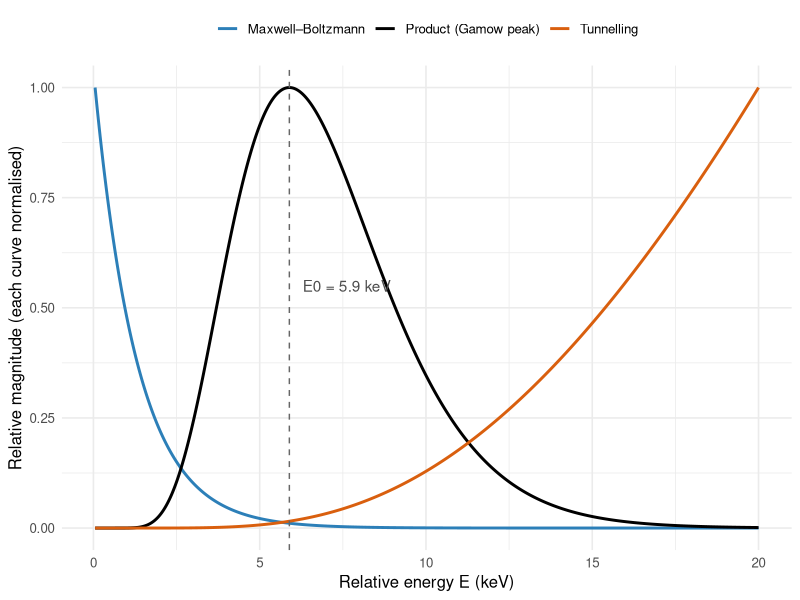
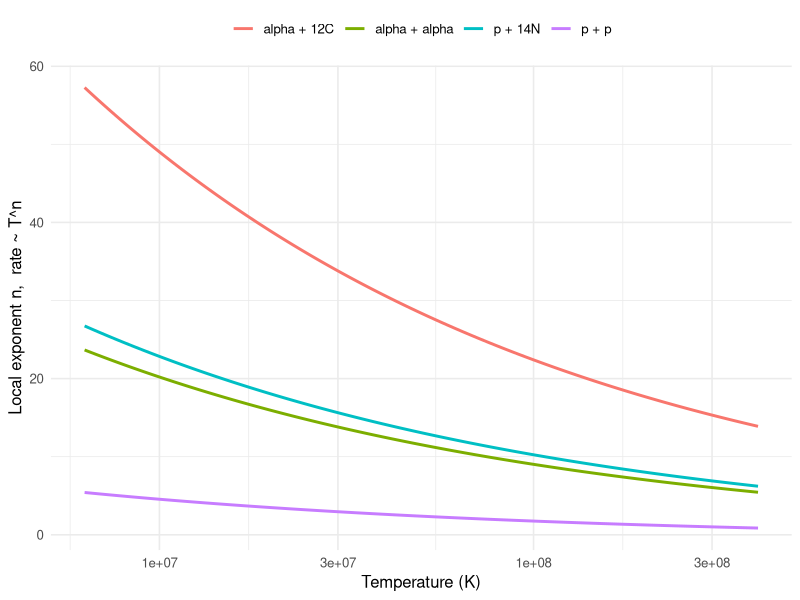
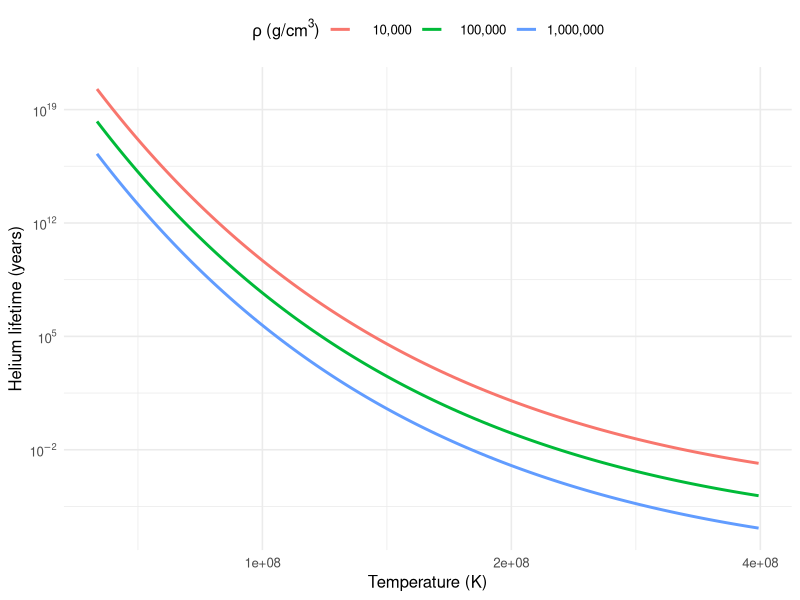
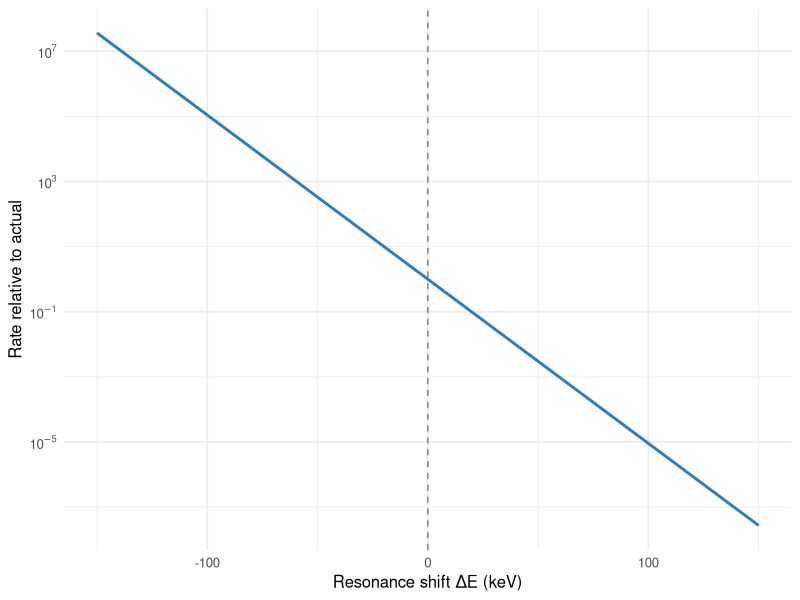

The R script that drew these images, in order:
## ---- chunk 1
#| label: setup
#| include: false
library(ggplot2)
library(dplyr)
theme_set(theme_minimal(base_size = 12))

# Constants (SI unless noted)
alpha_fs <- 1 / 137.036
amu_MeV  <- 931.494          # atomic mass unit, MeV/c^2
kB_MeV   <- 8.617333e-11     # Boltzmann constant, MeV/K
kT_keV   <- function(T) kB_MeV * T * 1e3

# Gamow energy (keV) for charges Z1, Z2 and mass numbers A1, A2
gamow_energy <- function(Z1, Z2, A1, A2) {
  mr <- amu_MeV * A1 * A2 / (A1 + A2)
  2 * mr * (pi * alpha_fs * Z1 * Z2)^2 * 1e3
}
## ---- chunk 2
#| label: gamow-energies
reactions <- tribble(
  ~reaction,        ~Z1, ~Z2, ~A1, ~A2, ~T,
  "p + p",            1,   1,   1,   1, 1.5e7,
  "p + 14N",          1,   7,   1,  14, 2.0e7,
  "alpha + alpha",    2,   2,   4,   4, 1.0e8,
  "alpha + 12C",      2,   6,   4,  12, 2.0e8
) |>
  mutate(E_G_keV = gamow_energy(Z1, Z2, A1, A2))
reactions |> mutate(E_G_keV = round(E_G_keV), kT_keV = round(kT_keV(T), 2)) |>
  select(reaction, T, kT_keV, E_G_keV)
## ---- chunk 3
#| label: fig-gamow-peak
#| fig-cap: "Maxwell–Boltzmann tail (blue), tunnelling probability (orange) and their product, the Gamow peak (black), for p + p at the Sun's core temperature. Each curve is normalised to its own maximum so that all three share one axis."
#| fig-height: 4.5
T_sun <- 1.5e7
EG_pp <- gamow_energy(1, 1, 1, 1)
kT <- kT_keV(T_sun)
E <- seq(0.05, 20, length.out = 800)
mb  <- exp(-E / kT)
tun <- exp(-sqrt(EG_pp / E))
prod <- mb * tun
E0 <- (EG_pp * kT^2 / 4)^(1/3)

df <- tibble(
  E = E,
  `Maxwell–Boltzmann` = mb / max(mb),
  `Tunnelling` = tun / max(tun),
  `Product (Gamow peak)` = prod / max(prod)
) |> tidyr::pivot_longer(-E, names_to = "factor", values_to = "value")

ggplot(df, aes(E, value, colour = factor)) +
  geom_line(linewidth = 1) +
  geom_vline(xintercept = E0, linetype = "dashed", colour = "grey40") +
  annotate("text", x = E0 + 0.4, y = 0.55, label = sprintf("E0 = %.1f keV", E0),
           hjust = 0, colour = "grey30") +
  scale_colour_manual(values = c("#2c7fb8", "black", "#d95f0e")) +
  labs(x = "Relative energy E (keV)", y = "Relative magnitude (each curve normalised)",
       colour = NULL) +
  theme(legend.position = "top")
## ---- chunk 4
#| label: exponents
reactions |>
  mutate(
    tau = 3 * (E_G_keV / (4 * kT_keV(T)))^(1/3),
    n   = (tau - 2) / 3
  ) |>
  transmute(reaction, T, E_G_keV = round(E_G_keV), tau = round(tau, 1), n = round(n, 1))
## ---- chunk 5
#| label: fig-exponent-vs-T
#| fig-cap: "Local temperature exponent n of the non-resonant charged-particle reaction rate, for four reactions. Higher barrier means a steeper dependence."
#| fig-height: 4
grid <- expand.grid(T = 10^seq(6.8, 8.6, length.out = 200), i = seq_len(nrow(reactions))) |>
  mutate(
    reaction = reactions$reaction[i],
    EG = reactions$E_G_keV[i],
    n = (3 * (EG / (4 * kT_keV(T)))^(1/3) - 2) / 3
  )

ggplot(grid, aes(T, n, colour = reaction)) +
  geom_line(linewidth = 1) +
  scale_x_log10(breaks = c(1e7, 3e7, 1e8, 3e8), labels = scales::label_scientific(digits = 1)) +
  labs(x = "Temperature (K)", y = "Local exponent n,  rate ~ T^n", colour = NULL) +
  theme(legend.position = "top")
## ---- chunk 6
#| label: q-value
m_H1  <- 1.007825
m_He4 <- 4.002603
Q_MeV    <- (4 * m_H1 - m_He4) * amu_MeV
frac     <- (4 * m_H1 - m_He4) / (4 * m_H1)

# Sun: how long could hydrogen burning last?
L_sun <- 3.828e26; M_sun <- 1.989e30; c_ms <- 2.998e8; yr <- 3.156e7
t_ms <- 0.1 * frac * M_sun * c_ms^2 / L_sun / yr    # ~10% of mass burns on the main sequence
c(Q_MeV = Q_MeV, mass_fraction_released = frac, main_sequence_years = t_ms)
## ---- chunk 7
#| label: triple-alpha
hbar  <- 1.054572e-34      # J s
kB    <- 1.380649e-23      # J/K
M_a   <- 4.001506 * 1.66054e-27   # kg
eV    <- 1.602177e-19
N_A   <- 6.02214e23
Q_J   <- 379.5e3 * eV      # resonance energy above 3-alpha threshold
Gam_J <- 3.7e-3 * eV       # effective width ~ radiative width

# rate per unit volume (m^-3 s^-1); rho in g/cm^3, pure helium
r3a <- function(T, rho) {
  n_a <- (rho * 1e3 / 4.0026e-3) * N_A            # alphas per m^3 (rho in kg/m^3 / molar mass)
  thermal <- 2 * pi * hbar^2 / (M_a * kB * T)
  3^1.5 * n_a^3 * thermal^3 * (Gam_J / hbar) * exp(-Q_J / (kB * T))
}

# alpha-particle lifetime against destruction: n_alpha / (3 r)
tau_alpha_yr <- function(T, rho) {
  n_a <- (rho * 1e3 / 4.0026e-3) * N_A
  n_a / (3 * r3a(T, rho)) / yr
}

tau_demo <- tau_alpha_yr(1e8, 1e5)

# format a number as LaTeX scientific notation for inline use
sci_tex <- function(x, digits = 2) {
  e <- floor(log10(x)); m <- signif(x / 10^e, digits)
  sprintf("%s \\times 10^{%d}", format(m), e)
}
## ---- chunk 8
#| label: fig-triple-alpha
#| fig-cap: "Helium lifetime against the triple-alpha reaction for a pure-helium plasma, at three densities. The lifetime falls by many orders of magnitude over a factor of a few in temperature."
#| fig-height: 4
ta <- expand.grid(T = 10^seq(7.8, 8.6, length.out = 200), rho = c(1e4, 1e5, 1e6)) |>
  mutate(tau = tau_alpha_yr(T, rho), rho = factor(format(rho, scientific = FALSE, big.mark = ",")))

ggplot(ta, aes(T, tau, colour = rho)) +
  geom_line(linewidth = 1) +
  scale_x_log10(breaks = c(1e8, 2e8, 4e8), labels = scales::label_scientific(digits = 1)) +
  scale_y_log10(labels = scales::label_log()) +
  labs(x = "Temperature (K)", y = "Helium lifetime (years)",
       colour = expression(rho~"(g/cm"^3*")")) +
  theme(legend.position = "top")
## ---- chunk 9
#| label: ta-exponent
Texp <- 1e8
n_ta <- Q_J / (kB * Texp) - 3
n_ta
## ---- chunk 10
#| label: fig-shifted
#| fig-cap: "Relative triple-alpha rate at 10^8 K if the resonance were displaced by ΔE from its true position, other properties unchanged. A shift of order 100 keV changes the rate by about five orders of magnitude."
#| fig-height: 3.8
kT100 <- kT_keV(1e8)
shift <- tibble(dE = seq(-150, 150, length.out = 300)) |>
  mutate(rel = exp(-dE / kT100))

ggplot(shift, aes(dE, rel)) +
  geom_line(linewidth = 1, colour = "#2c7fb8") +
  geom_vline(xintercept = 0, linetype = "dashed", colour = "grey50") +
  scale_y_log10(labels = scales::label_log()) +
  labs(x = "Resonance shift ΔE (keV)", y = "Rate relative to actual")
